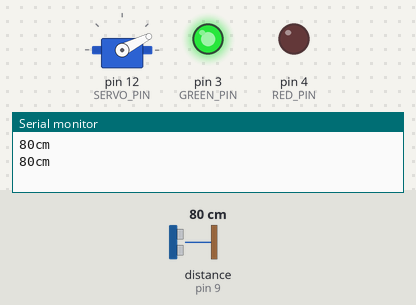
Simulated run of this sketch. Board: Arduino Uno, built with avr-gcc and run on an emulated ATmega328P. Shown: servo, output pins drawn as LEDs (lit = HIGH), the last lines printed to the serial monitor. The inputs (shaded band) are chosen by the test bench; at power-on: distance to the obstacle (sensor on pin 9) 80 cm. The echo pulse lasts 58.3 µs per cm.

Above: at 1.64 s.
1.7 s: distance to the obstacle (sensor on pin 9) set to 12 cm
4.7 s: distance to the obstacle (sensor on pin 9) set to 9 cm
At 5.1 s:
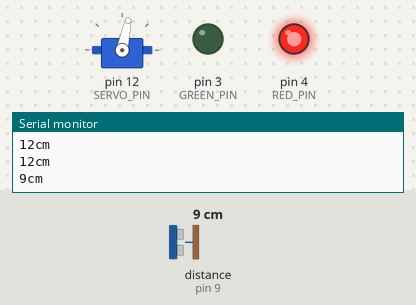
6.3 s: distance to the obstacle (sensor on pin 9) set to 18 cm
At 7.6 s:
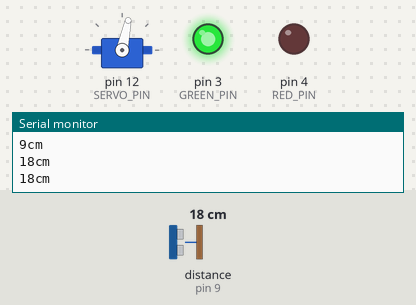
7.9 s: distance to the obstacle (sensor on pin 9) set to 2 cm
At 8.7 s:
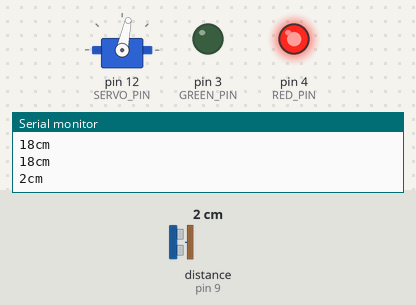
Timing chart, 0 to 10.5 s (numbered marks = the images above; inputs shaded):
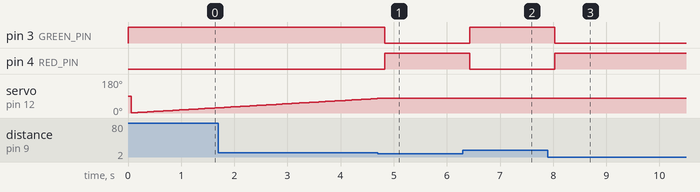

Measured:
- the behaviour switches between 11 and 10 cm on distance to the obstacle (sensor on pin 9) (found by bisection; images 0 and 1)
- after the input at 4.7 s, pin 3 (GREEN_PIN): HIGH → LOW after 0.13 s; pin 4 (RED_PIN): LOW → HIGH after 0.13 s; servo on pin 12 (SERVO_PIN): goes on until 4.7 s, then stays 78°
- after the input at 6.3 s, pin 3 (GREEN_PIN): LOW → HIGH after 0.13 s; pin 4 (RED_PIN): HIGH → LOW after 0.13 s
- after the input at 7.9 s, pin 3 (GREEN_PIN): HIGH → LOW after 0.13 s; pin 4 (RED_PIN): LOW → HIGH after 0.13 s

The sketch:

distance_detector.ino
```cpp
// Libraries (servo and Ultrasonic Sensor)
#include <Servo.h>
#include "SR04.h"

// Initialize servo, servo position, pin and interval time (between servo movements) as well as servo state (direction)
enum DIRECTION { UP, DOWN, STOP};
Servo myservo;
int position = 0;
#define SERVO_PIN 12
int servoIntervalTime = 60;
int servoStartStateTime;
DIRECTION servoDirection = UP;
DIRECTION servoDirectionBeforeStop;

// Initialize sensor instance, sensor pins and distance variable
#define TRIG_PIN 9
#define ECHO_PIN 10
SR04 sr04 = SR04(ECHO_PIN,TRIG_PIN);
int sensorIntervalTime = 800;
int sensorStartStateTime;
long currentDistance;

// Initialize RGB pins
#define RED_PIN 4
#define GREEN_PIN 3

void setup() {
  // Initialize pins and RGB color as green
  pinMode(RED_PIN, OUTPUT);
  pinMode(GREEN_PIN, OUTPUT);
  digitalWrite(GREEN_PIN, HIGH);
  digitalWrite(RED_PIN, LOW);
  myservo.attach(SERVO_PIN);

  // Start timer for both intervals
  servoStartStateTime = sensorStartStateTime = millis();
  Serial.begin(9600);
}

void loop() {
  unsigned long currentTime = millis();
  unsigned long servoElapsed = currentTime - servoStartStateTime;
  unsigned long sensorElapsed = currentTime - sensorStartStateTime;

  // When it's time for the servo to make a move
  if(servoElapsed >= servoIntervalTime) {
    // Case 1, we are moving "up": if not at the limit, we move up by 1 position, else we change direction
    if(servoDirection == UP){
      if(position < 180)
        position++;
      else {
        servoDirection = DOWN;
        position--;
      }
      myservo.write(position);
      servoStartStateTime = currentTime;
    }

    // Case 2, we are moving "down": if not at the limit, we move down by 1 position, else we change direction
    if(servoDirection == DOWN){
      if(position > 0)
        position--;
      else {
        servoDirection = UP;
        position++;
      }
      myservo.write(position);
      servoStartStateTime = currentTime;
    }
  }

  // If it's time to read and display a distance from the sensor
  if(sensorElapsed >= sensorIntervalTime) {
    currentDistance = sr04.Distance();

    // If the distance we read is small (object is close), servo stops, RGB becomes red
    if(currentDistance <= 10) {
      servoDirectionBeforeStop = servoDirection;
      servoDirection = STOP;
      digitalWrite(RED_PIN, HIGH);
      digitalWrite(GREEN_PIN, LOW);
    }

    // When the object is no longer too close, servo picks back up, RGB goes green once more
    if(servoDirection == STOP && currentDistance > 10) {
      servoDirection = servoDirectionBeforeStop;
      digitalWrite(RED_PIN, LOW);
      digitalWrite(GREEN_PIN, HIGH);
      servoStartStateTime = currentTime;
    }

    Serial.print(currentDistance);
    Serial.println("cm");
    sensorStartStateTime = currentTime;
  }
}
```
